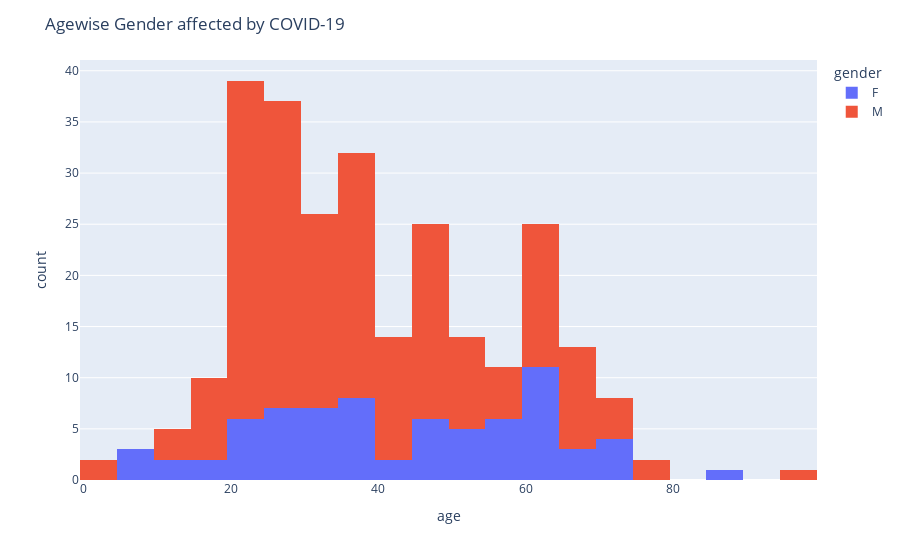

The code cell stored with this chart in its notebook:
### Code cell
df_Individual = pd.read_csv("covid_data/IndividualDetails.csv")

# affected by COVID-19(There are lot of Nan Values)
fig = px.histogram(df_Individual.dropna(), x="age",color ='gender')
fig.update_layout(
    title='Agewise Gender affected by COVID-19')
fig.show()

### Figure 1 — Plotly figure (JSON) as saved in the notebook; plotly's stock layout.template omitted (floating-point values rounded to 4 significant figures; data arrays with more than 128 entries replaced by an {"elided": "..."} marker saying what was removed)
{"data": [{"alignmentgroup": "True", "bingroup": "x", "hovertemplate": "gender=F<br>age=%{x}<br>count=%{y}<extra></extra>", "legendgroup": "F", "marker": {"color": "#636efa"}, "name": "F", "offsetgroup": "F", "orientation": "v", "showlegend": true, "type": "histogram", "x": ["20", "53", "61", "25", "47", "13", "89", "69", "45", "20", "67", "22", "56", "38", "69", "18", "74", "28", "53", "40", "36", "25", "50", "64", "36", "62", "64", "49", "30", "56", "52", "25", "39", "61", "56", "47", "70", "55", "64", "59", "63", "9", "7", "24", "21", "33", "36", "25", "35", "33", "73", "54", "28", "23", "32", "63", "11", "35", "48", "26", "40", "60", "62", "59", "74", "60", "8", "16", "35", "33", "34", "32", "47"], "xaxis": "x", "yaxis": "y"}, {"alignmentgroup": "True", "bingroup": "x", "hovertemplate": "gender=M<br>age=%{x}<br>count=%{y}<extra></extra>", "legendgroup": "M", "marker": {"color": "#EF553B"}, "name": "M", "offsetgroup": "M", "orientation": "v", "showlegend": true, "type": "histogram", "x": {"elided": "195 str values"}, "xaxis": "x", "yaxis": "y"}], "layout": {"barmode": "relative", "legend": {"title": {"text": "gender"}, "tracegroupgap": 0}, "margin": {"t": 60}, "title": {"text": "Agewise Gender affected by COVID-19"}, "xaxis": {"anchor": "y", "domain": [0, 1], "title": {"text": "age"}}, "yaxis": {"anchor": "x", "domain": [0, 1], "title": {"text": "count"}}}}
